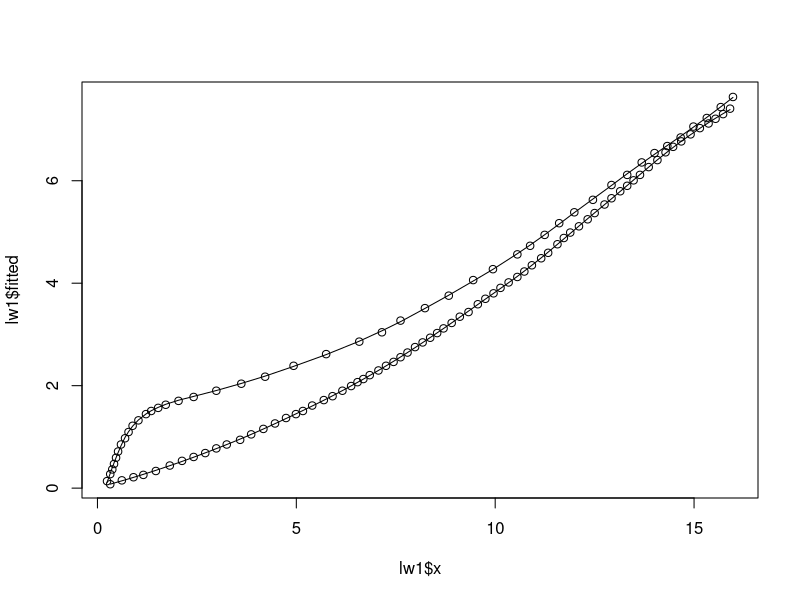
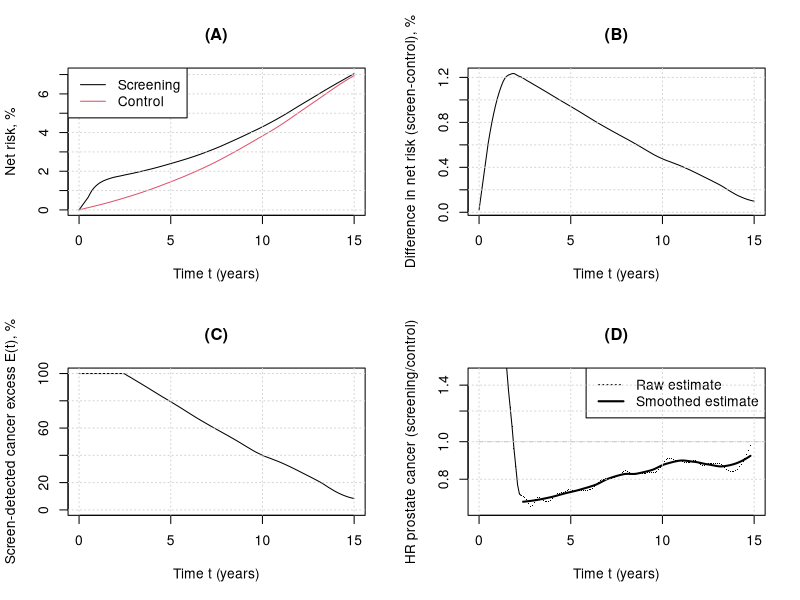
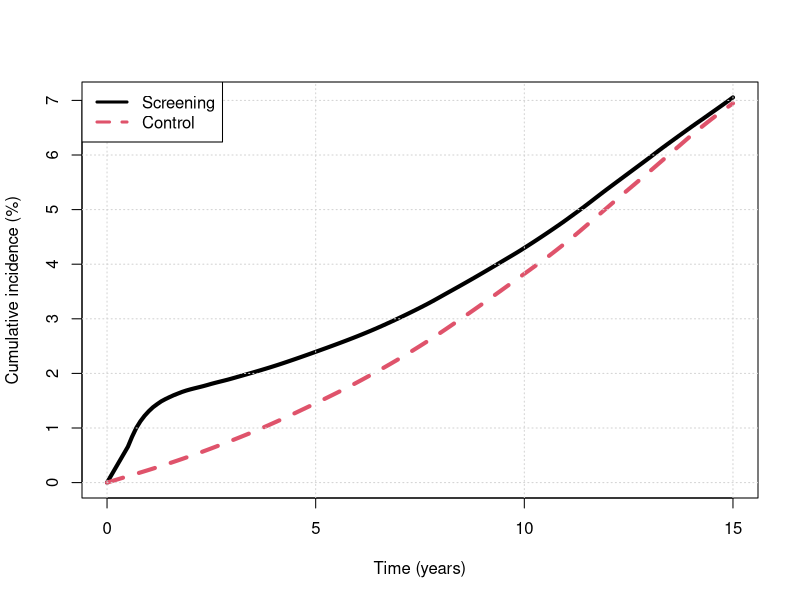
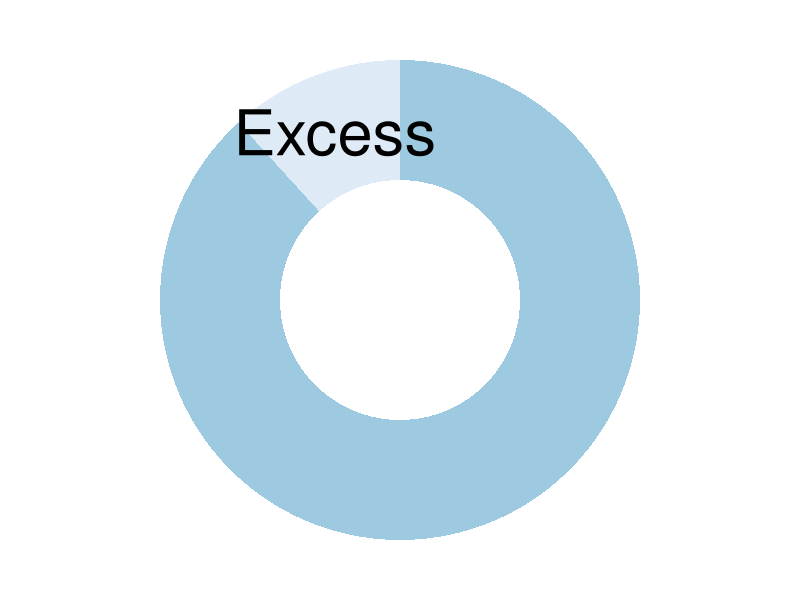
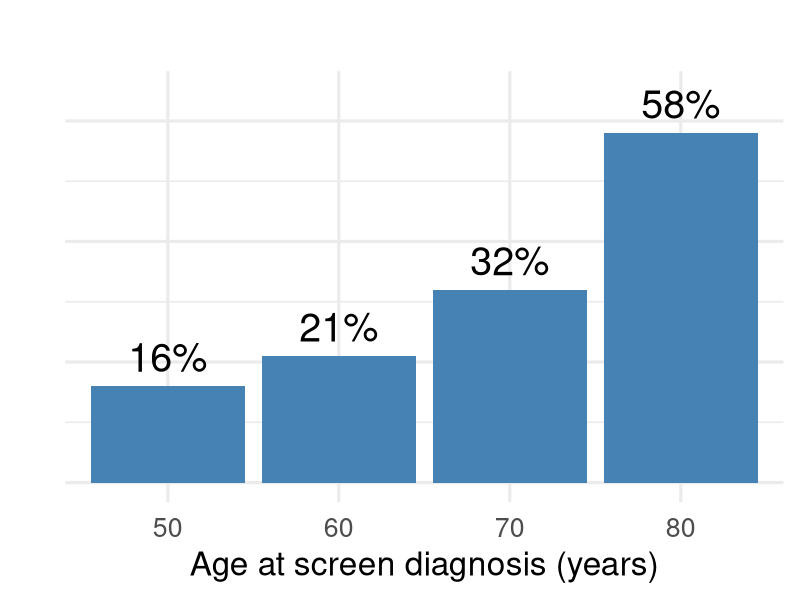

The R script that drew these images, in order:
##_/_/_/_/_/_/_/_/_/_/_/_/_/_/_/_/_/_/_/_/_/_/_/_/_/_/_/_/_/_/_/_/_/_/_/_/_/_/_/_/_/_/
##
## Analysis code for:  Evaluating the impact of age on prostate cancer overdiagnosis using long-term follow-up from the CAP randomised trial (Brentnall et al, 2026).
##
## Date: 15th April 2026
## Author: Adam Brentnall
##_/_/_/_/_/_/_/_/_/_/_/_/_/_/_/_/_/_/_/_/_/_/_/_/_/_/_/_/_/_/_/_/_/_/_/_/_/_/_/_/_/_/

## Libraries
library("tidyverse")
library("readxl")

######################################################################################
## Load data
## Data extracted from Martin RM, Turner EL, Young GJ, Metcalfe C, Walsh EI, Lane JA, et al.
## Prostate-Specific Antigen Screening and 15-Year Prostate Cancer Mortality: A Secondary
## Analysis of the CAP Randomized Clinical Trial. JAMA. 2024;331:1460-70.
## Figure 2c, extracted using https://plotdigitizer.com/app

## control arm
mydta_control<-read_csv("plot-data-control-arm.csv")
mydta_control<-mydta_control[order(mydta_control$x),]

## screening arm
mydta_screen<-read_csv("plot-data-screening-arm.csv")
mydta_screen<-mydta_screen[order(mydta_screen$x),]

## interpolate points
lw1<-loess(y~x, mydta_screen, span=0.25)

lw2<-loess(y~x, mydta_control, span=0.25)

## visual 
plot(lw1$x, lw1$fitted, type="l")
points(lw1$x, lw1$y)
lines(lw2$x,lw2$fitted)
points(lw2$x, lw2$y)

## create data with same x-vals for both arms
myy_screen<-predict(lw1, newdata=data.frame(x=seq(0.5,15, by=0.1)))

myy_control<-predict(lw2, newdata=data.frame(x=seq(0.5,15, by=0.1)))

mynewdta<-data.frame(x=c(0,seq(0.5,15,by=0.1)), yscreen=c(0,myy_screen), ycontrol=c(0,myy_control))

######################################################################################
## Estimate excess / overdiagnosis using data

## cumulative hazard
mynewdta$hscreen <- -log(1-mynewdta$yscreen/100)
mynewdta$hcontrol <- -log(1-mynewdta$ycontrol/100)

## summary stat for net overdiagnosis based on reported statistics in paper
myse1<-(-0.0682+0.0706)/(2*1.96)

myse2<-(0.0721-0.0695)/(2*1.96)

myse3<-sqrt(myse1^2+myse2^2)

mypt<-0.0708 - 0.0694

myci<-c(mypt+1.96*myse3, mypt, mypt-1.96*myse3)*100

## Absolute risk difference and 95%CI at 15y
myci

## Baseline screen
Sbase<-2249/(113679+75707)

## Net overdiagnosis at 15y and 95%CI
(myci/100)/Sbase

## excess through time
mynewdta$oS<-(mynewdta$yscreen/100-mynewdta$ycontrol/100)/Sbase

## smoother to interpolate
lw3b<-loess(oS~x, mynewdta, span=0.2)

mynewdta$oSs<-lw3b$fitted

## set max excess to 1 at beginning
myidx<-max(seq(1,nrow(mynewdta))[mynewdta$oSs>1])

mynewdta$oSs2<-mynewdta$oSs

mynewdta$oSs2[1:myidx]<-1

### Estimate hazard using rate of change of cumulative hazard
## Use moving average of three points to estimate hazard from cumulative hazard to reduce noise
##
myplotdta<-data.frame(grad=c(NA,diff(mynewdta$hscreen) / diff(mynewdta$hcontrol)), x=mynewdta$x)

myplotdta$hscreens<-c(NA,sapply(2:(nrow(mynewdta)-1), function(idx) mean(mynewdta$hscreen[(idx-1):(idx+1)])),NA)

myplotdta$hcontrols<-c(NA,sapply(2:(nrow(mynewdta)-1), function(idx) mean(mynewdta$hcontrol[(idx-1):(idx+1)])),NA)

myplotdta$grad2<-c(NA,diff(myplotdta$hscreens)/diff(myplotdta$hcontrols))


myplotdta$hscreens2<-c(NA,NA,sapply(3:(nrow(mynewdta)-2), function(idx) mean(mynewdta$hscreen[(idx-2):(idx+2)])),NA, NA)

myplotdta$hcontrols2<-c(NA,NA, sapply(3:(nrow(mynewdta)-2), function(idx) mean(mynewdta$hcontrol[(idx-2):(idx+2)])),NA, NA)

myplotdta$grad3<-c(NA,diff(myplotdta$hscreens2)/diff(myplotdta$hcontrols2))

## plot for paper
myscale<-1

postscript(file="CAP-overdx-net.eps",horiz=FALSE,onefile=FALSE,width=14*myscale, height=10*myscale, pointsize=14)

par(mfrow=c(2,2))
## Plot (a): cumulative incidence
plot(mynewdta$x, mynewdta$yscreen, type="l", xlab="Time t (years)", ylab="Net risk, %", main="(A)")
lines(mynewdta$x, mynewdta$ycontrol, col=2)
grid()
legend("topleft", c("Screening", "Control"), col=c(1,2), lty=1)

## Plot (b): Difference in cumulative incidence (smoothed)
lw4<-loess(yscreen-ycontrol~x, mynewdta, span=0.2)
plot(mynewdta$x, lw4$fitted, type="l", xlab="Time t (years)", ylab="Difference in net risk (screen-control), %", main="(B)")
grid()

## Plot (c): Excess (smoothed)
plot(mynewdta$x, mynewdta$oSs2*100, type="l", xlab="Time t (years)", ylab="Screen-detected cancer excess E(t), %", ylim=c(0,100), main="(C)")
##lines(c(0,15), c(10,10),lty=2, col="gray")
grid()

## Plot (d): Compensatory drop, using estimated hazard ratio
mystart<-2.4
## Raw hazard ratio from moving average to estimate hazard separately in control and screening
plot(myplotdta$x, myplotdta$grad3, log="y", ylim=c(2/3,3/2), type="p", pch=".", xlab="Time t (years)", ylab="HR prostate cancer (screening/control)", main="(D)")
## smoothed hazard ratio
lwgrad<-loess(grad3~x, myplotdta[myplotdta$x>mystart,], span=0.4)
lines(lwgrad$x, lwgrad$fitted, col=1, lwd=2)
lines(myplotdta$x[myplotdta$x<=mystart], myplotdta$grad3[myplotdta$x<=mystart], lwd=1)
lines(c(0,20),c(1,1), lty=2, col="gray")
legend("topright", c("Raw estimate", "Smoothed estimate"), col=c(1,1), lty=c(3, 1), lwd=c(1,2))
grid()

dev.off()

######################################################
## IJC graphical abstract for paper - charts 
######################################################

##1. Fig 1A rescaled
pdf(file="abstract.pdf",width=14, height=10, pointsize=22)
## Plot (a): cumulative incidence
plot(mynewdta$x, mynewdta$yscreen, type="l", xlab="Time (years)", ylab="Cumulative incidence (%)", main="", lwd=4)
lines(mynewdta$x, mynewdta$ycontrol, col=2, lwd=4, lty=2)
grid()
legend("topleft", c("Screening", "Control"), col=c(1,2), lty=c(1,2), lwd=3)
dev.off()



## 2. Donut for excess
library(ggplot2)
 
# Create test data.
data <- data.frame(
  category=c("Screen detected", "Excess"),
  count=c(1.19-0.14, 0.14)
)
 
data$fraction = data$count / sum(data$count)

data$ymax = cumsum(data$fraction)

data$ymin = c(0, head(data$ymax, n=-1))

data$labelPosition <- (data$ymax + data$ymin) / 2

data$label <- c("", "Excess")

pdf("abstract2.pdf", pointsize=28)
ggplot(data, aes(ymax=ymax, ymin=ymin, xmax=4, xmin=3, fill=category)) +
  geom_rect() +
  geom_text( x=3.5, aes(y=labelPosition, label=label), size=16) +
  scale_fill_brewer(palette=1, direction=2) +
  coord_polar(theta="y") +
  xlim(c(2, 4)) +
  theme_void() +
  theme(legend.position = "none")
dev.off()

##3. Bar chart overdiagnosis
df <- data.frame(
  AgeGroup = factor(c("50", "60", "70", "80"),
                    levels = c("50", "60", "70", "80")),
  Percent = c(16, 21,32, 58)
)
pdf("abstract3.pdf", pointsize=28)
ggplot(df, aes(x = AgeGroup, y = Percent
               )) +
  geom_bar(stat = "identity", fill = "steelblue") +
  geom_text(aes(label = paste0(Percent, "%")),
            vjust = -0.5, size = 10) +
  ylim(0, 65) +
  labs(
    x = "Age at screen diagnosis (years)",
    y = "",
    title = ""
  ) +
    theme_minimal(base_size = 24) +
    theme(axis.text.y=element_blank())
dev.off()


####################################
##                                ##      
## Crude overdiagnosis estimates  ##
##                                ## 
####################################

## English all-cause mortality rates 
mymort<-readxl::read_xlsx("timeseries3yrqx19802021.xlsx", sheet="Eng Males qx", skip=4)

## Use period rates from 2021-23
mymort_ref<-data.frame(age=0:100, mort=mymort$`2021-2023`)

## Prostate cancer mortality rates
## Data from: #https://digital.nhs.uk/data-and-information/publications/statistical/compendium-mortality/current/mortality-from-prostate-cancer/mortality-from-prostate-cancer-crude-death-rate-by-age-group-3-year-average-m
## Rates -
## 1+	 01-04	 05-14	 15-34	 35-64	 65-74	 75+
mymort_prostate<-c(0.12,	0.05,	0.02,	4.82,	71.59,	373.84)/100000
mymort_ref$pc<-rep(mymort_prostate, c(5,10,20,30,10,26))

## Subtract rate of death from prostate cancer
mymort_ref$xpc<-mymort_ref$mort-mymort_ref$pc

## Simple model for rate of decline net overdiagnosis based on the plot
myrate<-(100-11.7)/12

myrate

## function t
fn.overdxc2<-function(h2, nl=15){
    
    S2<-c(1,exp(-cumsum(h2))) ## competing risks, survival

    S1<-c(1,1,1,1,1-seq(1,12)*(0.0736)) ## net survival

    h1<-diff(-log(S1)) ## net hazard
    
    myovdx<- 1 - cumsum( (h1/(h1+h2)) * (1-exp(-(h1+h2))) * S1[1:nl] * S2[1:nl])

    myovdx[nl]

}

## all-cause mortality assumption age 50-64
thisref1<-mymort_ref$mort[51:65]
## non prostate cancer mortality rate assumption age 50-64
thisref2<-mymort_ref$xpc[51:65]
## Probability alive by end 15y
1-prod(1-thisref1)
## Probability prostate cancer not diagnosed by end 15y
fn.overdxc2(thisref2)

## age 59y (to 74)
thisref1<-mymort_ref$mort[60:74]
thisref2<-mymort_ref$xpc[60:74]
1-prod(1-thisref1)
fn.overdxc2(thisref2)

## age 64y (to 79)
thisref1<-mymort_ref$mort[65:79]
thisref2<-mymort_ref$xpc[65:79]
1-prod(1-thisref1)
fn.overdxc2(thisref2)

## age 80y (to 95)
thisref1<-mymort_ref$mort[81:95]
thisref2<-mymort_ref$xpc[81:95]
1-prod(1-thisref1)
fn.overdxc2(thisref2)
